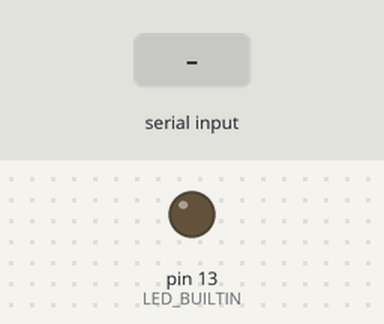
Recording of a sketch running on a simulated Arduino Uno, built with avr-gcc and run on an emulated ATmega328P. Parts: output pins drawn as LEDs (lit = HIGH). The inputs (shaded band) are chosen by the test bench.

Above: at 1.2 s.
1.3 s: "1" received over Serial
At 2.6 s:
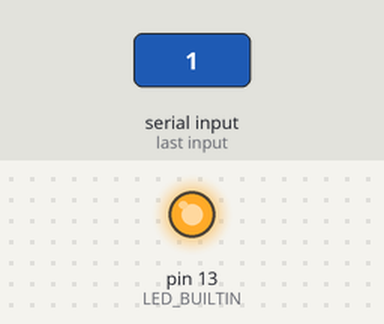
Timing chart, 0 to 4.3 s (numbered marks = the images above; inputs shaded):
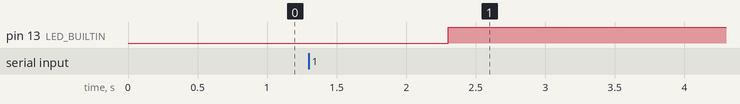

The sketch:

commandRelaySketch.ino
```cpp
// Robot IR Remote - Version: Latest
#include <IRremote.h>

IRsend irsend;
byte buffer[4];

void setup() {
  Serial.begin(9600);
  while (!Serial) {
    ; // wait for serial port to connect. Needed for native USB port only
  }
  pinMode(LED_BUILTIN, OUTPUT);
  digitalWrite(LED_BUILTIN, 0);
  Serial.setTimeout(1000);
}

void loop()
{
    if(Serial.available() > 0)
    {
        int readbytes = Serial.readBytes(buffer, sizeof(buffer));
        if(readbytes == 4)
        {
          /* Debug input
            Serial.write(buffer[0]);
            delay(10);
            Serial.write(buffer[1]);
            delay(10);
            Serial.write(buffer[2]);
            delay(10);
            Serial.write(buffer[3]);
            delay(10);
            */
            unsigned long command = 0x80BF0000; //All commands start with 80BF
            command |= (buffer[1] << 8);
            command |= (buffer[0]);

            irsend.sendNEC(command, 32);
        }
        else
        {
          //to notify an incorrect packet was received
          digitalWrite(LED_BUILTIN, 1);
        }
    }
}
```

Measured:
- after the input at 1.3 s, pin 13 (LED_BUILTIN): LOW → HIGH after 1.0 s
